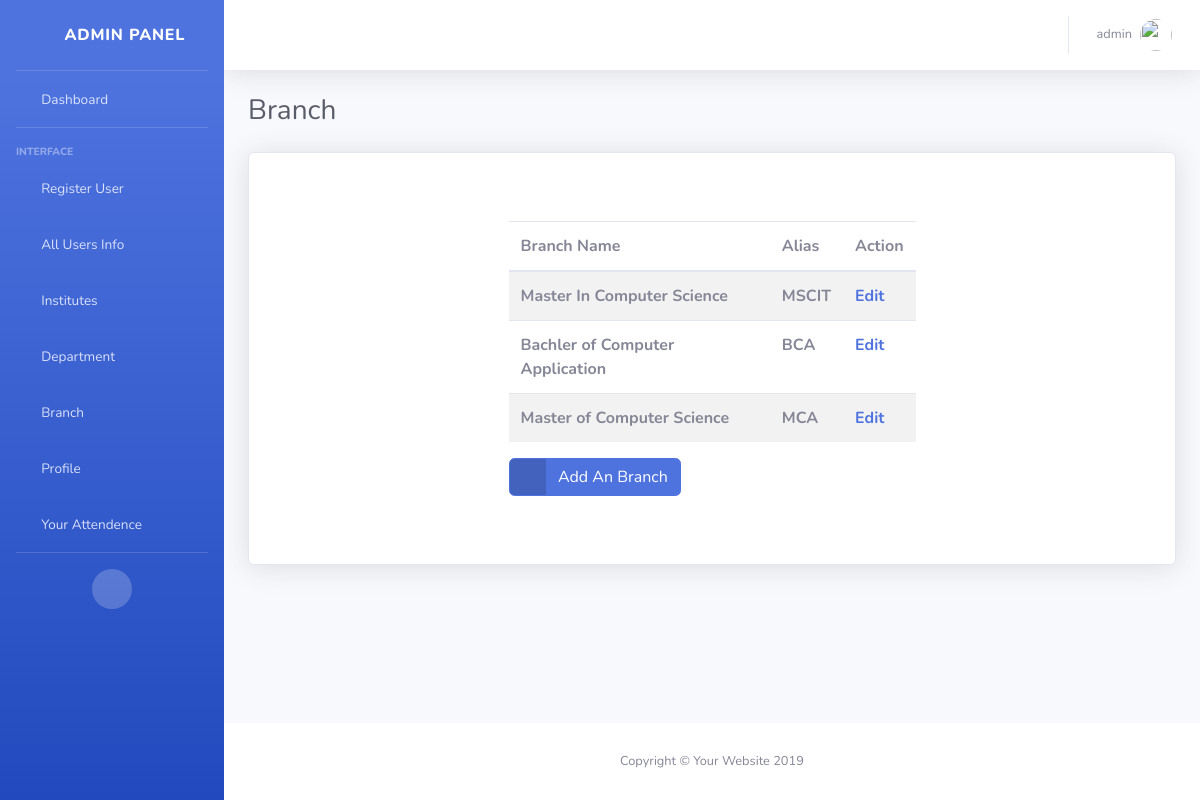
Screenshot of /branch (signed in) with the database file from the repository.
### amsapp/models.py (models this page shows)
class Branch(models.Model):
    name = models.CharField(max_length=20, unique=True)
    alias = models.CharField(max_length=20, unique=True, null=True)
    dept_id = models.ForeignKey(Department, related_name='branch', on_delete=models.CASCADE, null=True)
    status = models.IntegerField(default=1)

### amsapp/views.py (the view)
# urls.py: path('branch',views.branch,name="branch"),
@login_required(login_url='login')
def branch(request):
    return render(request, 'branch.html', {'branch': Branch.objects.all()})

### amsapp/templates/branch.html (shortened to what this page needs)
{%extends 'wrapper.html'%}
{%block page_heading%}Branch{% endblock %}
{%block content %}
<div class="card shadow mb-4">
    <div class="card-body">
        <div class="container py-5">
            <div class="row">
                <div class="col-md-6 mx-auto">
                    <table class="table table-striped">
                        <thead>
                        <tr>
                            <th scope="col-md-3">Branch Name</th>
                            <th scope="col-md-9">Alias</th>
                            {% if user.info.user_role == 'admin' %}
                            <th scope="col-md-9">Action</th>
                            {% endif %}
                        </tr>
                        </thead>
                        <tbody>
                        {% for d in branch %}
                        <tr>
                            <th scope="row">{{d.name}}</th>
                            <th scope="row">{{d.alias}}</th>
                            {% if user.info.user_role == 'admin' %}
                            <th scope="row"><a href="{% url 'edit_branch' d.id %}">Edit</a></th>
                            {% endif %}
                        </tr>
                        {% endfor %}
                        </tbody>
                    </table>
                    <a href="{% url 'add_branch' %}" class="btn btn-primary btn-icon-split">
                    <span class="icon text-white-50">
                      <i class="fas fa-flag"></i>
                    </span>
                        <span class="text">Add An Branch</span>
                    </a>
                </div>
            </div>
        </div>
    </div>
</div>
{%endblock%}

### amsapp/templates/wrapper.html (shortened to what this page needs)
<!DOCTYPE html>
<html lang="en">
<head>
    {%load static %}
    <link href="{% static '/'%}vendor/fontawesome-free/css/all.min.css" rel="stylesheet" type="text/css">
    <link href="{% static '/'%}css/sb-admin-2.min.css" rel="stylesheet">
</head>
<body id="page-top">
<div id="wrapper">
    {% include 'sidemenu.html' %}
    <div id="content-wrapper" class="d-flex flex-column">
        <div id="content">
            <nav class="navbar navbar-expand navbar-light bg-white topbar mb-4 static-top shadow">
                <ul class="navbar-nav ml-auto">
                    <li class="nav-item dropdown no-arrow">
                        <a class="nav-link dropdown-toggle" href="#" id="userDropdown" role="button"
                           data-toggle="dropdown" aria-haspopup="true" aria-expanded="false">
                            <span class="mr-2 d-none d-lg-inline text-gray-600 small">{{ request.user.username }}</span>
                            <img class="img-profile rounded-circle" src="{%static 'img/user-default.png'%}">
                        </a>
                    </li>
                </ul>
            </nav>
            <div class="container-fluid">
                <h1 class="h3 mb-4 text-gray-800">{%block page_heading%}{%endblock%}</h1>
                {%block content %} {% endblock %}
            </div>
        </div>
        <footer class="sticky-footer bg-white">
            <div class="container my-auto">
                <div class="copyright text-center my-auto">
                    <span>Copyright &copy; Your Website 2019</span>
                </div>
            </div>
        </footer>
    </div>
</div>
</body>
</html>

### rows the page displays
Branch: name "Master In Computer Science", alias "MSCIT"
Branch: name "Bachler of Computer Application", alias "BCA"
Branch: name "Master of Computer Science", alias "MCA"

### other values shown
{{ request.user.username }} "admin"
